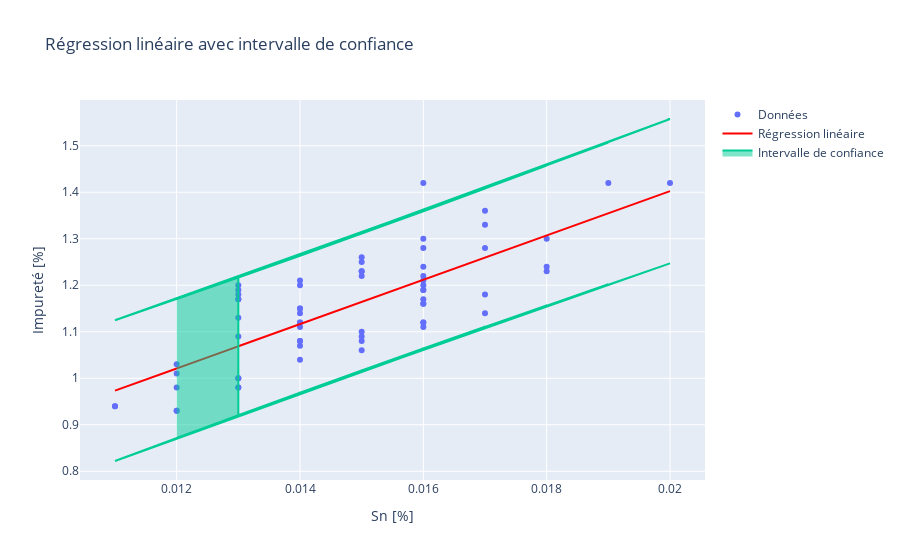

Source (notebook cell):
### Markdown cell above
##### Impurete et les elements chimique Sn, Cu

### Code cell
x_name, y_name = 'Sn [%]','Impureté [%]'
width=1
file_name = 'Regression_Impurete_Sn.pdf'
plot_linear_regression_with_predict_intervals(df_conforme_without_outliers,x_name, y_name, width, file_name)
